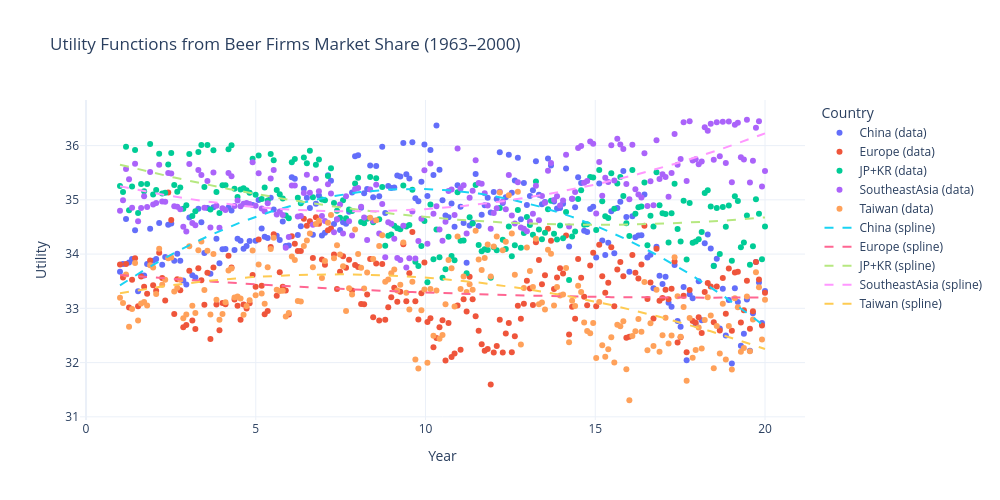

This figure's notebook cell:
### Code cell
countries = ["China", "Europe", "JP+KR", "SoutheastAsia", "Taiwan"]

# Create the interactive Plotly figure
fig = go.Figure()

# Add raw data (scatter)
for country in countries:
    fig.add_trace(go.Scatter(
        x=t_years,
        y=utility[country],
        mode='markers',
        name=f'{country} (data)',
        marker=dict(symbol='circle')
    ))

# Add spline fits (smooth lines)
for country in countries:
    fig.add_trace(go.Scatter(
        x=t_years,
        y=utility_fit_pol[country],
        mode='lines',
        name=f'{country} (spline)',
        line=dict(dash='dash')  # You can customize line style here
    ))

# Layout
fig.update_layout(
    title='Utility Functions from Beer Firms Market Share (1963–2000)',
    xaxis_title='Year',
    yaxis_title='Utility',
    width=1000,
    height=500,
    legend_title='Country',
    hovermode='x unified',
    template='plotly_white'
)

fig.show()

### Figure 1 — Plotly figure (JSON) as saved in the notebook; plotly's stock layout.template omitted (floating-point values rounded to 4 significant figures; data arrays with more than 128 entries replaced by an {"elided": "..."} marker saying what was removed)
{"data": [{"marker": {"symbol": "circle"}, "mode": "markers", "name": "China (data)", "type": "scatter", "x": {"elided": "215 float values"}, "y": {"elided": "215 float values"}}, {"marker": {"symbol": "circle"}, "mode": "markers", "name": "Europe (data)", "type": "scatter", "x": {"elided": "215 float values"}, "y": {"elided": "215 float values"}}, {"marker": {"symbol": "circle"}, "mode": "markers", "name": "JP+KR (data)", "type": "scatter", "x": {"elided": "215 float values"}, "y": {"elided": "215 float values"}}, {"marker": {"symbol": "circle"}, "mode": "markers", "name": "SoutheastAsia (data)", "type": "scatter", "x": {"elided": "215 float values"}, "y": {"elided": "215 float values"}}, {"marker": {"symbol": "circle"}, "mode": "markers", "name": "Taiwan (data)", "type": "scatter", "x": {"elided": "215 float values"}, "y": {"elided": "215 float values"}}, {"line": {"dash": "dash"}, "mode": "lines", "name": "China (spline)", "type": "scatter", "x": {"elided": "215 float values"}, "y": {"elided": "215 float values"}}, {"line": {"dash": "dash"}, "mode": "lines", "name": "Europe (spline)", "type": "scatter", "x": {"elided": "215 float values"}, "y": {"elided": "215 float values"}}, {"line": {"dash": "dash"}, "mode": "lines", "name": "JP+KR (spline)", "type": "scatter", "x": {"elided": "215 float values"}, "y": {"elided": "215 float values"}}, {"line": {"dash": "dash"}, "mode": "lines", "name": "SoutheastAsia (spline)", "type": "scatter", "x": {"elided": "215 float values"}, "y": {"elided": "215 float values"}}, {"line": {"dash": "dash"}, "mode": "lines", "name": "Taiwan (spline)", "type": "scatter", "x": {"elided": "215 float values"}, "y": {"elided": "215 float values"}}], "layout": {"height": 500, "hovermode": "x unified", "legend": {"title": {"text": "Country"}}, "title": {"text": "Utility Functions from Beer Firms Market Share (1963–2000)"}, "width": 1000, "xaxis": {"autorange": true, "range": [-0.1804, 21.18], "title": {"text": "Year"}, "type": "linear"}, "yaxis": {"autorange": true, "range": [30.94, 36.84], "title": {"text": "Utility"}, "type": "linear"}}}
